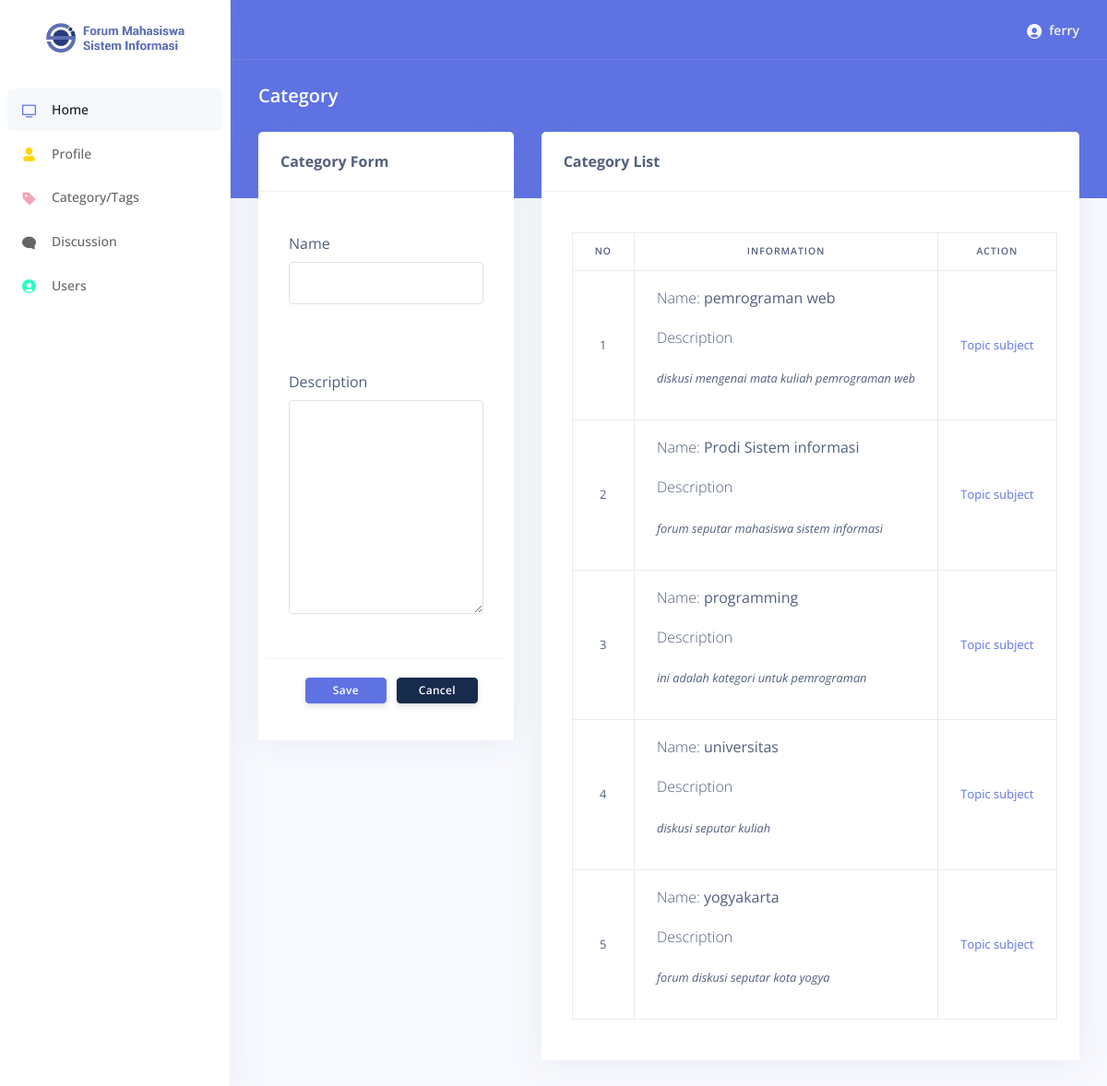
The page /examples/category.php (signed in) on the database its author committed.
### tables this page shows
CREATE TABLE `categories` (
  `cat_id` int(8) NOT NULL,
  `cat_name` varchar(255) NOT NULL,
  `cat_description` varchar(255) NOT NULL
);

### examples/category.php (the view, shortened to what this page needs)
<?php
include "koneksi.php";
?>
<?php include("../includes/header.php") ?>
<body>
  <?php include("../includes/navbar.php") ?>
  <div class="main-content" id="panel">
    <?php include("../includes/top_nav.php") ?>
    <div class="header bg-primary pb-6">
      <div class="container-fluid">
        <div class="header-body">
          <div class="row align-items-center py-4">
            <div class="col-lg-6 col-7">
              <h6 class="h2 text-white d-inline-block mb-0">Category</h6>
            </div>
          </div>
        </div>
      </div>
    </div>
    <div class="container-fluid mt--6">
      <div class="row">
        <div class="col-xl-4">
          <div class="card">
            <div class="card-header">
              <b> Category Form</b>
            </div>
            <div class="card-header border-0">
              <div class="row align-items-center">
                <form action="inputCategory.php" id="manage-category" method="POST">
                  <div class="card-body">
                    <div class="form-group">
                      <label class="control-label">Name</label>
                      <input type="text" class="form-control" name="cat_name">
                    </div>
                  </div>
                  <div class="card-body">
                    <div class="form-group">
                      <label class="control-label">Description</label>
                      <textarea class="form-control" name="cat_description" cols="30" rows="10"></textarea>
                    </div>
                  </div>
                  <div class="card-footer">
                    <div class="row">
                      <div class="col-md-12">
                        <button class="btn btn-sm btn-primary col-sm-5 offset-md-1" type="submit"> Save</button>
                        <button class="btn btn-sm btn-default col-sm-5" type="reset"> Cancel</button>
                      </div>
                    </div>
                  </div>
                </form>
              </div>
            </div>
          </div>
        </div>
        <div class="col-xl-8">
          <div class="card">
            <div class="card-header">
              <b>Category List</b>
            </div>
            <div class="card-header border-0">
              <div class="row align-items-center">
                <div class="card-body">
                  <table class="table table-bordered table-hover">
                    <colgroup>
                      <col width="5%">
                      <col width="75%">
                      <col width="20%">
                    </colgroup>
                    <thead>
                      <tr>
                        <th class="text-center">No</th>
                        <th class="text-center">Information</th>
                        <th class="text-center">Action</th>
                      </tr>
                    </thead>
                    <tbody>
                      <?php
                      $i = 1;
                      $category = $connect->query("SELECT * FROM categories order by cat_name asc");
                      while ($row = $category->fetch_assoc()) :
                      ?>
                      <tr>
                        <td class="text-center"><?php echo $i++ ?></td>
                        <td class="">
                          <p>Name: <b><?php echo $row['cat_name'] ?></b></p>
                          <p>Description</p>
                          <p><small><i><?php echo $row['cat_description'] ?></i></small></p>
                        </td>
                        <td class="text-center">
                          <a href="topicCategory.php?id=<?php echo $row['cat_id'] ?>">Topic subject</a>
                        </td>
                      </tr>
                      <?php endwhile; ?>
                    </tbody>
                  </table>
                </div>
              </div>
            </div>
          </div>
        </div>
      </div>
    </div>
  </div>
</body>
</html>

### examples/category.php (style rules this page uses)
td { vertical-align: middle !important; }

### rows shown on the page
categories: cat_name "pemrograman web", cat_description "diskusi mengenai mata kuliah pemrograman web"
categories: cat_name "Prodi Sistem informasi", cat_description "forum seputar mahasiswa sistem informasi"
categories: cat_name "programming", cat_description "ini adalah kategori untuk pemrograman"
categories: cat_name "universitas", cat_description "diskusi seputar kuliah"
categories: cat_name "yogyakarta", cat_description "forum diskusi seputar kota yogya"

### other values the page prints
$name "ferry"
